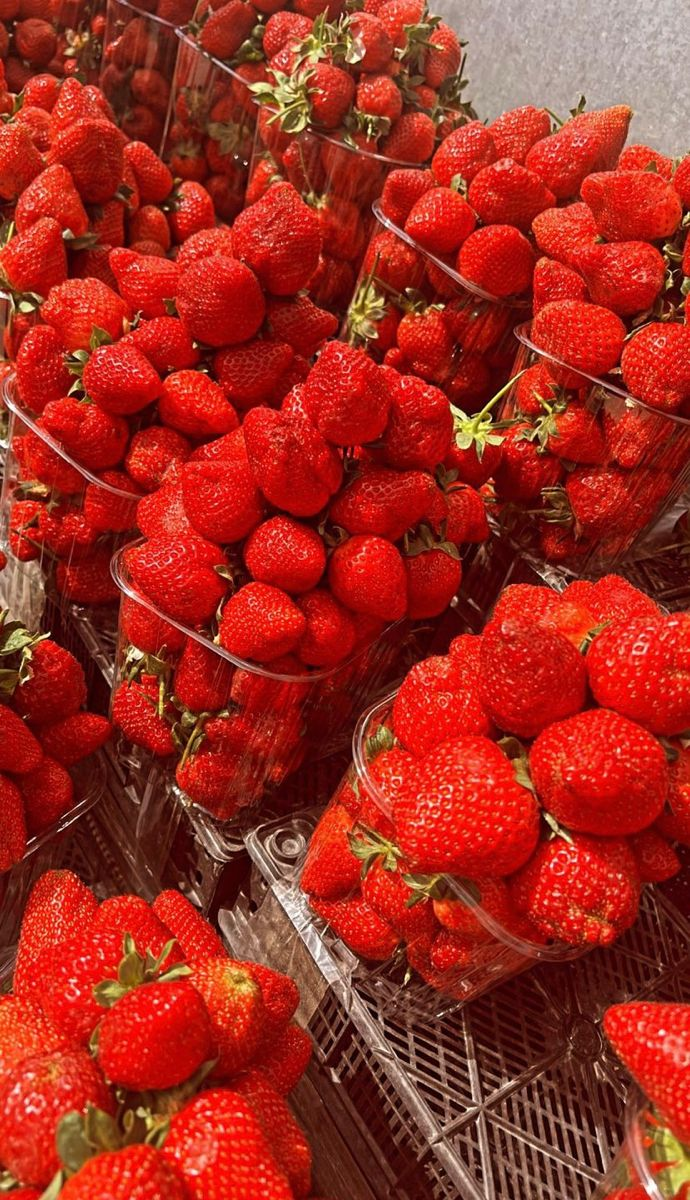
#> input picture PCD/Praktikum 10/stroberi.jpg, 690 x 1200 px
$ jupyter execute 7_TemplateMatching2.ipynb
#> lines starting #> are read from the running program, lines starting #| are printed output that depends on the picture; after the words box and inside, x2 and y2 are one past the last pixel; in counts of white or black regions, pixels touching at a corner belong together
[cell 1]
import cv2
import numpy as np

## membaca gambar utuh untuk dicari
img_rgb = cv2.imread('stroberi.jpg')
#> img_rgb is the input picture: shape (1200, 690, 3); mean B, G, R 31.3, 43.7, 159.2
img_gray = cv2.cvtColor(img_rgb, cv2.COLOR_BGR2GRAY)
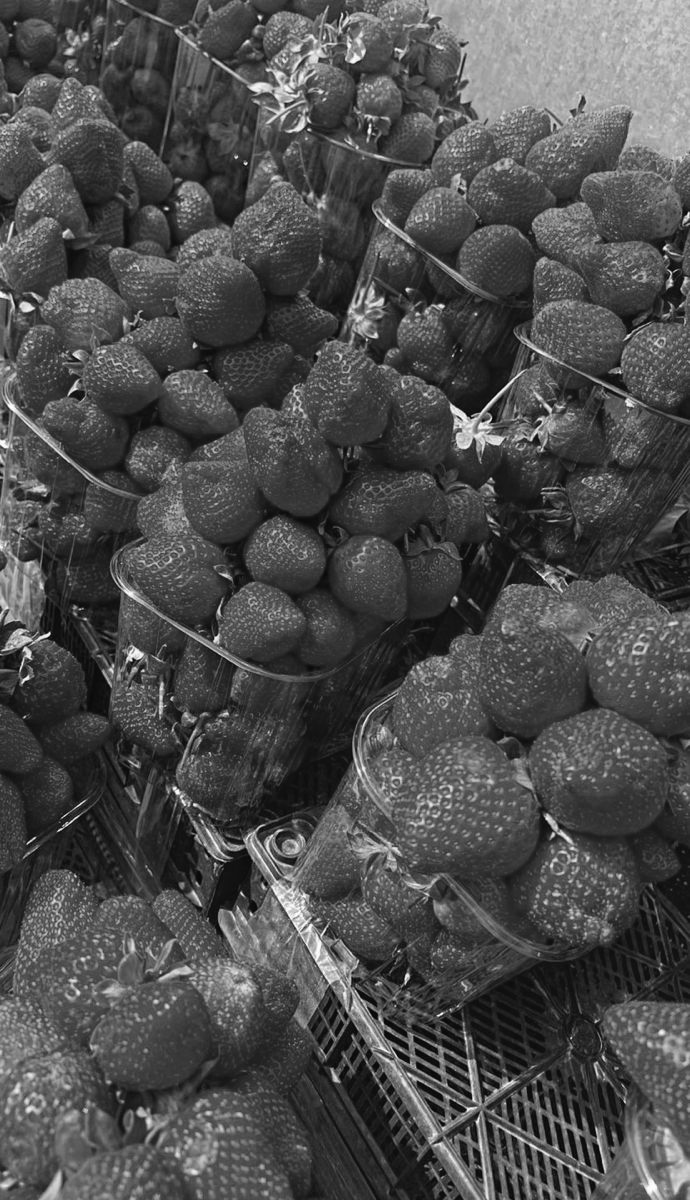
#> img_gray: shape (1200, 690); min 4, max 254, mean 76.8

## membaca template
template = cv2.imread('stroberi2.jpg', 0)
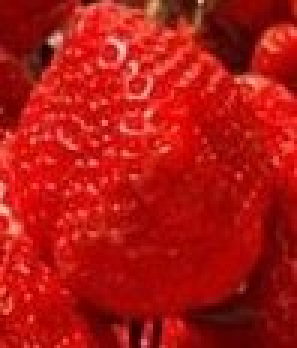
#> input picture PCD/Praktikum 10/stroberi2.jpg, 99 x 116 px (shown 3 times larger)
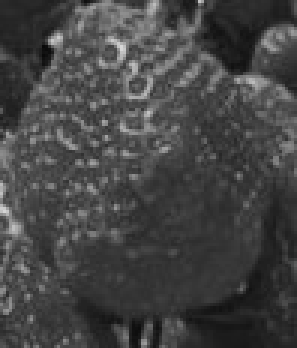
#> template: shape (116, 99) (shown 3 times larger); min 8, max 215, mean 68.3

## ukuran template. ukuran ini akan digunakan untuk menggambar kotak
w, h = template.shape[::1]
#> w = 116; h = 99

# menggunakan metode COEFF-NORMALIZED
res = cv2.matchTemplate(img_gray, template, cv2.TM_CCOEFF_NORMED)
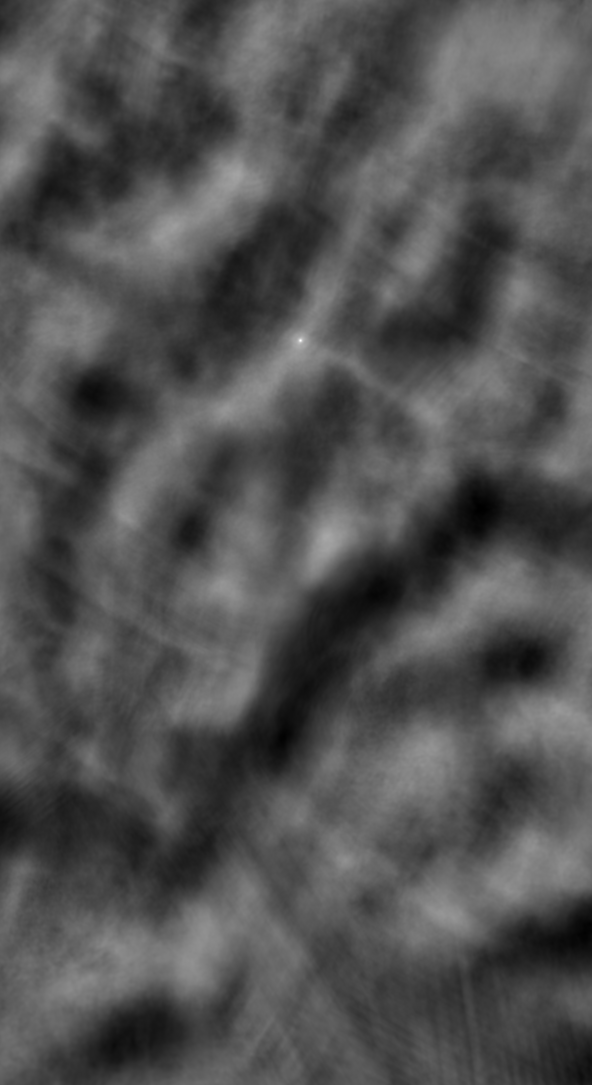
#> res: shape (1085, 592) float32; min -0.447, max 0.995, mean 0.0155; drawn with min black and max white

# Nilai threshold atau ambang batas deteksi kemiripan titik.
# Lakukan eksperimen dengan merubah nilai ini
threshold = 0.2
loc = np.where(res >= threshold)
#> loc = 86495 positions, rows 0 to 1008, columns 0 to 591

## membuat array kosong untuk menyimpan lokasi-lokasi dari hasil deteksi
lspoint = []
lspoint2 = []
count = 0 # untuk menyimpan jumlah matching yang ditemukan

for pt in zip(*loc[::-1]):
    ## jika sudah ada, skip lokasi tersebut
    if pt[0] not in lspoint and pt[1] not in lspoint2:
        ## gambar persegi warna kuning dengan ketebalan dua poin
        cv2.rectangle(img_rgb, pt, (pt[0] + w, pt[1] + h), (0,255,255), 2)
        for i in range(((pt[0])-9), ((pt[0])+9), 1):
            ## tambahkan koordinat x ke list
            lspoint.append(i)
        for k in range(((pt[1])-9), ((pt[1])+9), 1):
            ## tambahkan koordinat y ke list
            lspoint2.append(k)
        count += 1 ### berapa jumlah matching yang ditemukan?
    else:
        continue
#> this loop made 86495 passes
#> pt on passes 1 to 12: (69, 0), (70, 0), (71, 0), (306, 0), (307, 0), (308, 0), (309, 0), (310, 0), (311, 0), (312, 0), (313, 0), (314, 0)
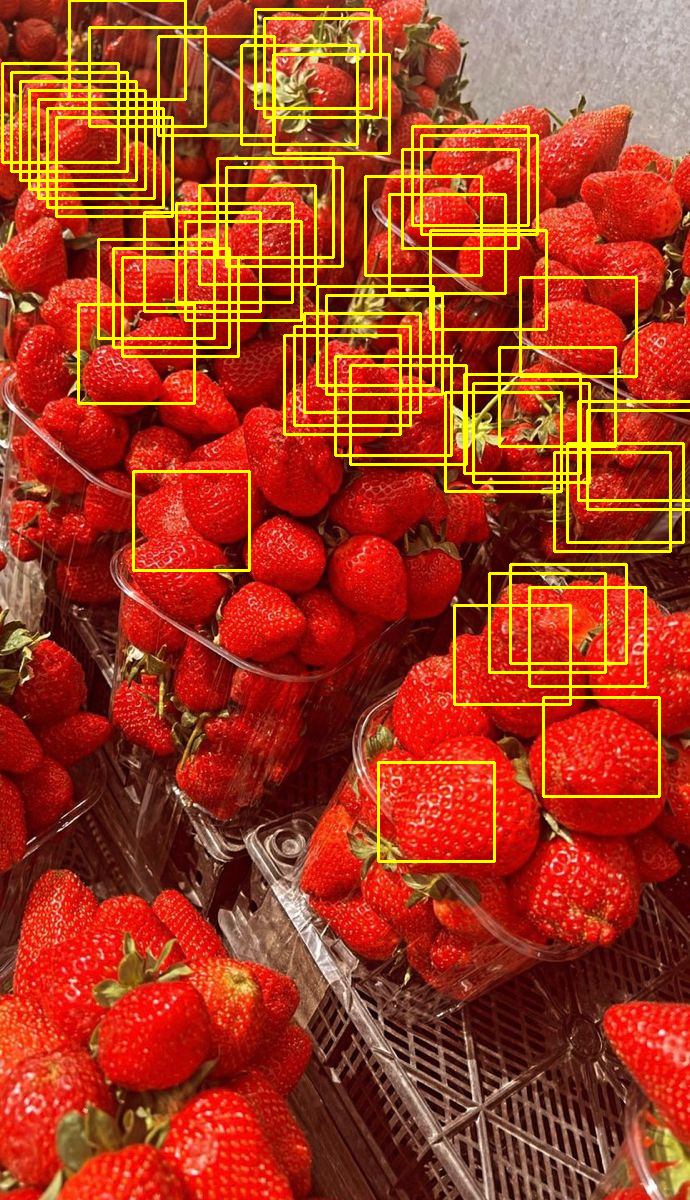
#> img_rgb: shape (1200, 690, 3); 7.7% of pixels changed, all inside (x1, y1, x2, y2) = (1, 0, 690, 863)
#> after the loop, count = 53; lspoint = 954 values, max 595 at index 791, min -7 at index 126, mean 291.2; lspoint2 = 954 values, max 770 at index 953, min -9 at index 0, mean 264.3

print("Jumlah objek ditemukan:", count)
#| Jumlah objek ditemukan: 53

## tampilkan dengan imshow
cv2.imshow('Detected Objects', img_rgb)
cv2.waitKey(0)
cv2.destroyAllWindows()
